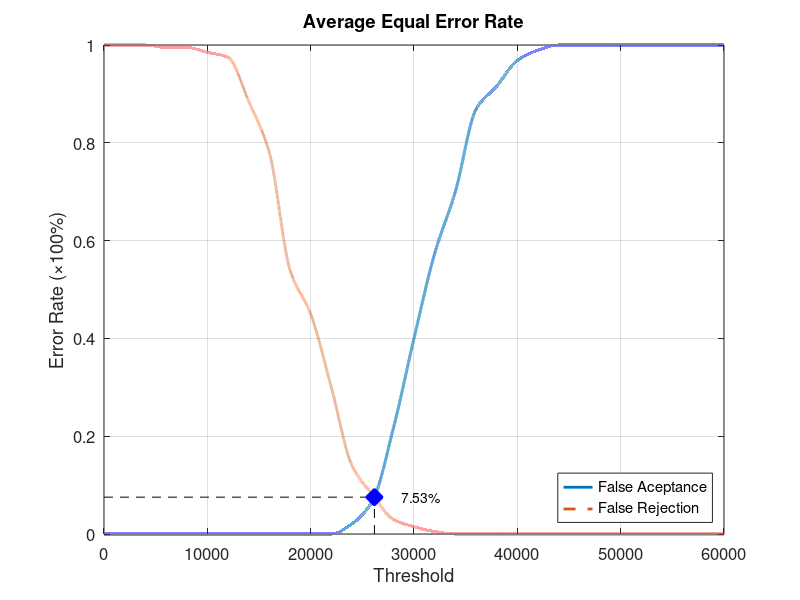
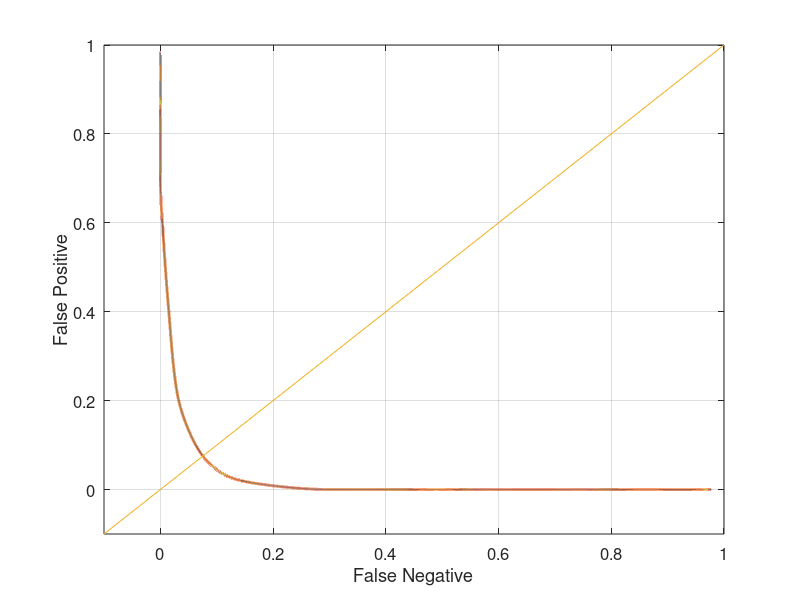

The MATLAB source for these figures, in order:
function yEER = Database2_3
close all;
clear;
clc;
x = 0:2000:60000;
xq = 0:0.5:60000;

y0 = [0 0 0 0 0 0 0 0 0 0 0 0 0.0210526 0.0684211 0.215789 0.4 0.573684 0.7 0.868421 0.915789 0.968421 0.989474 1 1 1 1 1 1 1 1 1];
yy0 = interp1(x, y0, xq, 'pchip');
y1 = [1 1 1 0.995 0.995 0.985 0.975 0.885 0.78 0.54 0.45 0.3 0.14 0.08 0.03 0.015 0.005 0 0 0 0 0 0 0 0 0 0 0 0 0 0];
yy1 = interp1(x, y1, xq, 'pchip');

% Calculating EER: 
y2 = abs(y0 - y1);
find(y2 == min(y2))
yy2 = abs(yy0 - yy1);
xEER = find(yy2 == min(yy2));
xEERIndex = xq(xEER) % X-axis EER
yEER = yy0(xEER) % Y-axis EER

main = figure
plot(xq, yy0,'-','LineWidth', 2);	hold on
plot(xq, yy1,'--','LineWidth', 2);	hold on
plot([xEERIndex xEERIndex], [0 yEER], 'k--');	hold on
plot([0 xEERIndex], [yEER yEER], 'k--');	hold on
plot(xEERIndex, yEER, 'bx', 'LineWidth', 10);	hold on
text(xEERIndex + 10 * xEERIndex / 100, yEER, [num2str(round((10000 * yEER)) / 100) '%'])
legend('False Aceptance', 'False Rejection', 'Location', 'SouthEast')
xlabel('Threshold')
ylabel('Error Rate (\times100%)')
title('Average Equal Error Rate')
set(gca, 'FontSize', 12)
axis([0 60000 0 1])
grid on

print(main, 'Database2_3Main', '-dpng');
FNRxFPR = figure('Color', [1 1 1]);
plot(yy1, yy0, '-', yy1, yy0, 'LineWidth', 2);
hold on
y = -0.1:0.1:1
plot(y, y); 
set(gca, 'FontSize', 12)
xlabel('False Negative')
ylabel('False Positive')
axis([-0.1 1 -0.1 1])
set(gca, 'FontSize', 12)
grid on

print(FNRxFPR, 'Database2_3FNRxFPR','-dpng');
end
